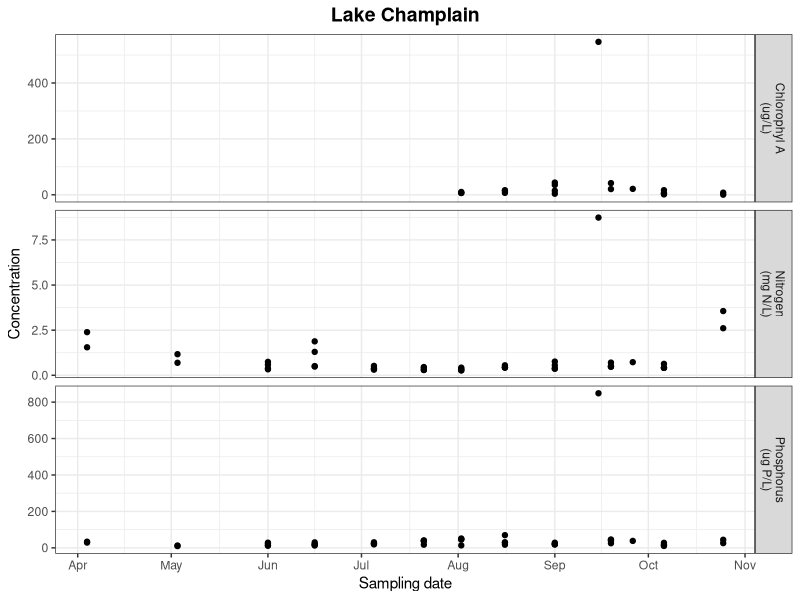

Source code (R):


setwd("/Users/jerry/Documents/CSBQ/shapiro")

library(lubridate)
library(ggplot2)
#load env. data
env_old = read.table("results/GRDI_ECO_formated_Metadata_CNRC_2016_for_stats_Jesse_v1seb.txt",
                 header = F, stringsAsFactors = F,sep = "\t",comment.char = "",skip = 1)

env = read.table("results/GRDI_ECO_formated_Metadata_CNRC_2016_for_stats_Jesse_v2.Final.txt",
                 header = F, stringsAsFactors = F,sep = "\t",comment.char = "",skip = 1)


header_old  = read.table("results/GRDI_ECO_formated_Metadata_CNRC_2016_for_stats_Jesse_v1seb.txt",
                   header = F, stringsAsFactors = F,sep = "\t",comment.char = "",nrows = 1)

header  = read.table("results/GRDI_ECO_formated_Metadata_CNRC_2016_for_stats_Jesse_v2.Final.txt",
                     header = F, stringsAsFactors = F,sep = "\t",comment.char = "",nrows = 1)


env = env[,1:91]
colnames(env) = header[1,1:91]
env[,4] = mdy(paste(env[,4]," 2016"))

env_ggplot = data.frame(values = as.numeric(unlist(env[,c(6,21,27)])),date = env[,4],var1 = c(rep("N",44),rep("P",44),rep("Chl",44)))
env_ggplot$var2 <- factor(env_ggplot$var1, labels = c("Chlorophyl A\n(ug/L)", "Nitrogen\n(mg N/L)", "Phosphorus\n(ug P/L)"))



#graph = "pdf"
graph = "png"

if(graph == "pdf") { dev.new(width=6, height=4,noRStudioGD = TRUE) }
if(graph == "png") { png("figures/environmental_data.png",width=6, res =400,height=4,units= 'in') }
  
  p = ggplot() + labs(title = "Lake Champlain") +
  geom_point(aes(x = date, y = values),na.rm=T,data = env_ggplot) + 
    theme_bw() + 
    ylab("Concentration") +
    xlab("Sampling date") +
    theme(plot.title = element_text(hjust = 0.5, size=14, face="bold")) +
    scale_x_date(date_breaks = "months" , date_labels = "%b") +
    facet_grid(rows=vars(var2),scales="free")
 
  p
  
#PDF
if(graph == "pdf")  {  dev.print(device=pdf, "figures/environmental_data.pdf", onefile=FALSE)  }

dev.off()




